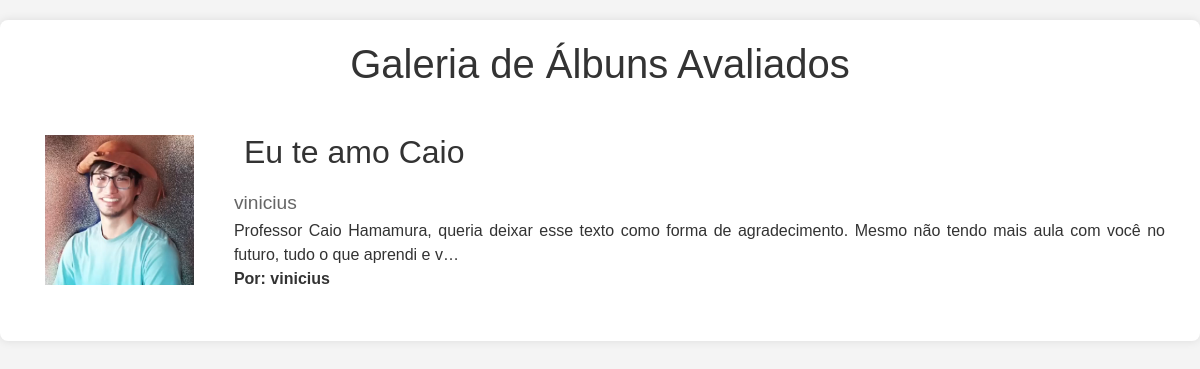
The page /albums/ on the database its author committed.
### MusicRank/models.py (models this page shows, shortened)
class Album(models.Model):
    title = models.CharField(max_length=100)
    artist = models.CharField(max_length=100)
    image = models.ImageField(upload_to="albums/", blank=True, null=True)
    review = models.TextField()
    user = models.ForeignKey(User, on_delete=models.CASCADE)

### MusicRank/views.py (the view)
# urls.py: path('albums/', views.albums, name='albums'),
def albums(req):
    albums = models.Album.objects.all().order_by('-id')  # Most recent first
    return render(req, 'albums.html', {'albums': albums})

### MusicRank/templates/albums.html (shortened to what this page needs)
{% extends "mestre.html" %}
{% block conteudo %}
<h1>Galeria de Álbuns Avaliados</h1>
{% for album in albums %}
    <div class="album">
        {% if album.image %}
            <a href="{% url 'album_detail' album.id %}"><img src="{{ album.image.url }}" alt="{{ album.title }}"></a>
        {% endif %}
        <div>
            <a href="{% url 'album_detail' album.id %}"><h2>{{ album.title }}</h2></a>
            <h3>{{ album.artist }}</h3>
            <p>{{ album.review|truncatechars:150 }}</p>
            <p><strong>Por: {{ album.user.username }}</strong></p>
        </div>
    </div>
{% empty %}
    <p>Nenhum álbum avaliado ainda. Seja o primeiro a adicionar!</p>
{% endfor %}
{% endblock conteudo %}

### MusicRank/static/estilo.css (style rules this page uses)
body { font-family: Arial, sans-serif; margin: 0; padding: 0; background-color: #f4f4f4; color: #333; }
h1, h2 { text-align: center; color: #333; }
h3 { color: #666; font-size: 1.2em; margin: 5px 0; }
.album { padding: 15px; margin: 15px 0; display: flex; align-items: center; gap: 20px; }
.album img { max-width: 150px; max-height: 150px; }
.album div { flex: 1; }
.album h2 { margin: 0 0 10px 0; text-align: left; }
.album p { margin: 0; text-align: justify; }
.album a { display: inline-block; margin-top: 10px; padding: 5px 10px; background-color: #ffffff; color: white; text-decoration: none; border-radius: 5px; margin-right: 10px; }

### rows shown on the page
Album: image (picture), title "Eu te amo Caio", artist "vinicius", review "Professor Caio Hamamura, queria deixar esse texto como forma de agradecimento. Mesmo não tendo mais aula com você no futuro, tudo o que aprendi e v…", user.username "vinicius"
